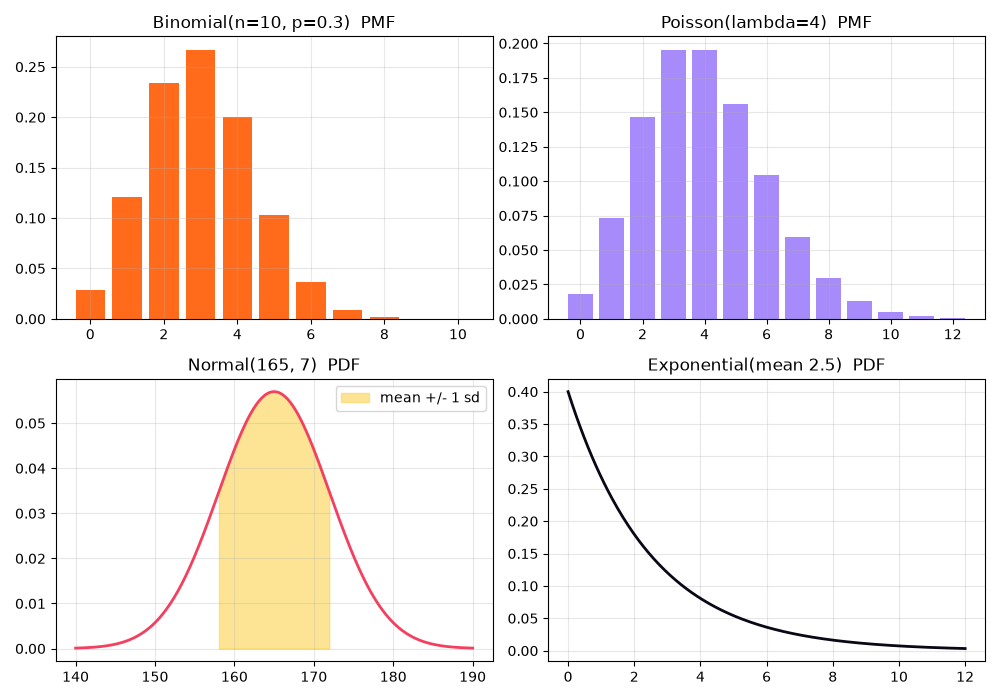

Reproduce this figure in Python.
"""
Session 2 · Example 3: Random variables, expectation and common distributions
-----------------------------------------------------------------------------
A random variable maps each outcome to a number. Its distribution tells us how
likely each value is. We compute E[X] and Var(X) by hand for a discrete
variable, then use scipy.stats for the Binomial, Poisson, Uniform, Normal and
Exponential distributions, and save a 4-panel chart: session-02_distributions.png

Run:  python session-02_distributions.py
"""
import numpy as np
from scipy import stats
import matplotlib
matplotlib.use("Agg")
import matplotlib.pyplot as plt

# ---- 1. A discrete random variable by hand ------------------------------------------
# X = number of customers who buy something, out of the next few visitors to a stall
values = np.array([0, 1, 2, 3, 4])
probs = np.array([0.10, 0.25, 0.35, 0.20, 0.10])
assert np.isclose(probs.sum(), 1.0), "probabilities must sum to 1"
EX = (values * probs).sum()                      # E[X]   = sum x p(x)
VarX = ((values - EX) ** 2 * probs).sum()        # Var(X) = sum (x - E[X])^2 p(x)
print(f"E[X] = {EX:.2f} buyers,  Var(X) = {VarX:.4f},  SD = {np.sqrt(VarX):.4f}")
print(f"Linearity: if profit = 500*X - 200, E[profit] = 500*{EX:.2f} - 200 = {500 * EX - 200:.0f} PKR")

# ---- 2. Binomial: number of successes in n independent yes/no trials -----------------
n, p = 10, 0.3                                   # 10 calls, each converts with prob 0.3
B = stats.binom(n, p)
print(f"\nBinomial(n={n}, p={p}): mean={B.mean():.1f}, var={B.var():.2f}")
print(f"  P(X = 3) = {B.pmf(3):.4f}   P(X <= 2) = {B.cdf(2):.4f}   P(X >= 5) = {B.sf(4):.4f}")

# ---- 3. Poisson: number of events in a fixed interval (rate lambda) ------------------
lam = 4                                          # 4 orders per 10 minutes on average
Po = stats.poisson(lam)
print(f"Poisson(lambda={lam}): P(X = 0) = {Po.pmf(0):.4f}   P(X >= 8) = {Po.sf(7):.4f}")

# ---- 4. Continuous: Uniform, Normal, Exponential -------------------------------------
U = stats.uniform(loc=10, scale=20)             # bus arrives uniformly between 10 and 30 min
print(f"Uniform(10, 30): P(wait < 15) = {U.cdf(15):.3f}, mean = {U.mean():.0f}")
heights = stats.norm(loc=165, scale=7)          # adult heights in cm
print(f"Normal(165, 7): P(height > 180) = {heights.sf(180):.4f}; 90th percentile = {heights.ppf(0.90):.1f} cm")
print(f"  P(158 < H < 172) = {heights.cdf(172) - heights.cdf(158):.4f}  (the 68 % of the empirical rule)")
E = stats.expon(scale=2.5)                       # time between orders, mean 2.5 minutes
print(f"Exponential(mean 2.5): P(gap > 5 min) = {E.sf(5):.4f}")

# ---- 5. Chart ----------------------------------------------------------------------
fig, axes = plt.subplots(2, 2, figsize=(10, 7))
k = np.arange(0, 11)
axes[0, 0].bar(k, B.pmf(k), color="#FF6B1A"); axes[0, 0].set_title("Binomial(n=10, p=0.3)  PMF")
k2 = np.arange(0, 13)
axes[0, 1].bar(k2, Po.pmf(k2), color="#A78BFA"); axes[0, 1].set_title("Poisson(lambda=4)  PMF")
xs = np.linspace(140, 190, 300)
axes[1, 0].plot(xs, heights.pdf(xs), color="#F43F5E", lw=2)
mask = (xs > 158) & (xs < 172)
axes[1, 0].fill_between(xs[mask], heights.pdf(xs[mask]), color="#FCD34D", alpha=0.6, label="mean +/- 1 sd")
axes[1, 0].set_title("Normal(165, 7)  PDF"); axes[1, 0].legend()
xe = np.linspace(0, 12, 300)
axes[1, 1].plot(xe, E.pdf(xe), color="#0A0716", lw=2); axes[1, 1].set_title("Exponential(mean 2.5)  PDF")
for ax in axes.flat:
    ax.grid(alpha=0.3)
fig.tight_layout(); fig.savefig("session-02_distributions.png", dpi=100)
print("\nSaved chart: session-02_distributions.png")
